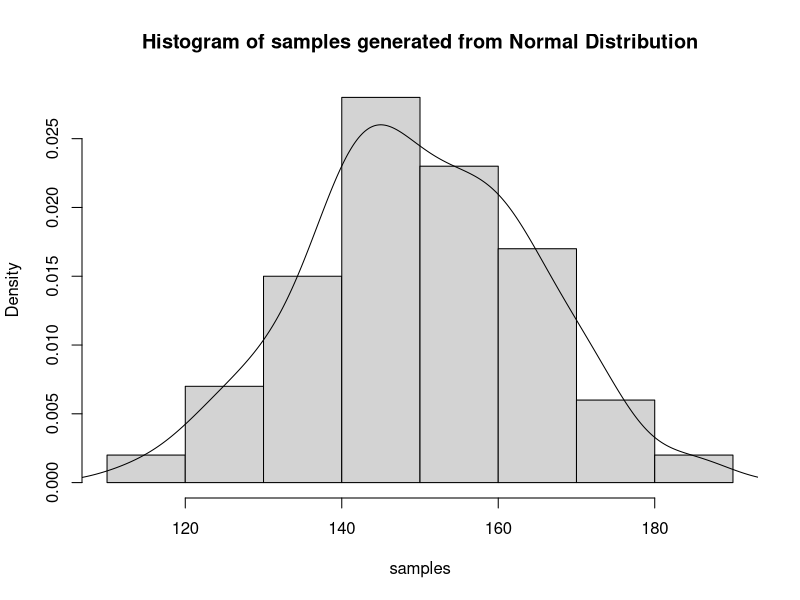

Here is the R script that generated this plot:
# Q1

S <- 20:38
W <- c(2, 6, 12)

## a = 19
## b = 21 25 31
## c = error
## d = 21 25 31 2 6 12 2 6 12 2 6 12
## e = 23 31 43

# Q2
## a
set.seed(777)
samples <- rnorm(2000, 150, 15)
head(samples, 100)

## b
s <- samples[1:100]
hist(s, prob = T, xlab = "samples", main = "Histogram of samples generated from Normal Distribution")
lines(density(s))

## c
xx <- round(matrix(s, ncol = 10, byrow = T), 1)
xx

## d
xx1 <- xx[1:50]
dim(xx1) <- c(5, 5, 2)
xx1

## e
xx1[2, 3, 1]
xx1[2, 1, 2]
xx1[4, 5, 2]

## f
xx2 <- matrix(xx1[, , 1], nrow = 5, byrow = T)
xx2